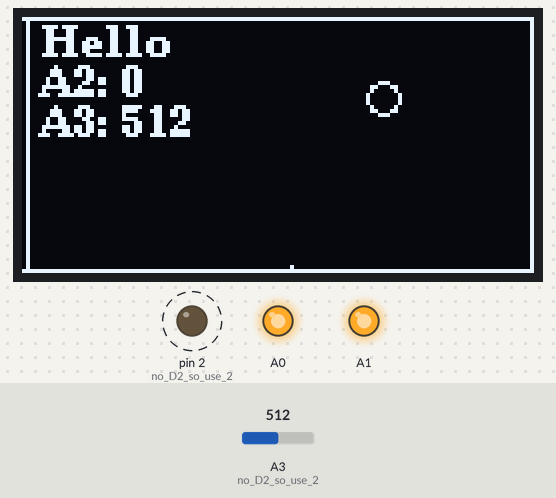
A sketch run on a simulated Arduino Uno, built with avr-gcc and run on an emulated ATmega328P. On the bench: 128×64 one-colour display, output pins drawn as LEDs (lit = HIGH). Dashed ring = blinking. Inputs (shaded band) come from the test bench; at power-on: A3 (no_D2_so_use_2) = 512. Random numbers use the default seed unless the sketch sets one; what the sketch prints to the serial monitor is not drawn.

Above: at 2.8 s.
2.9 s: A3 (no_D2_so_use_2) set to 716
At 3.8 s:
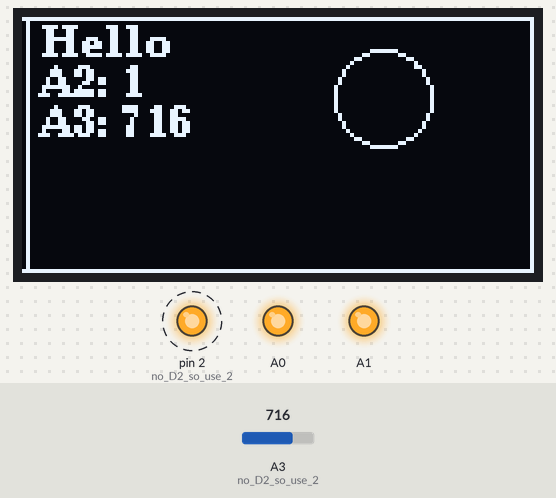
6.5 s: A3 (no_D2_so_use_2) set to 900
At 7.5 s:
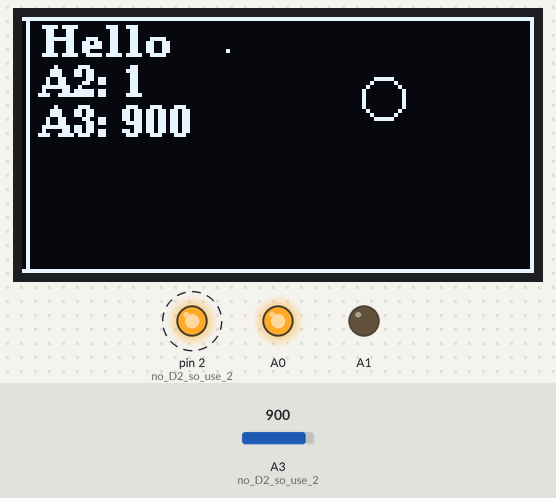
10.6 s: A3 (no_D2_so_use_2) set to 1023
At 16.8 s:
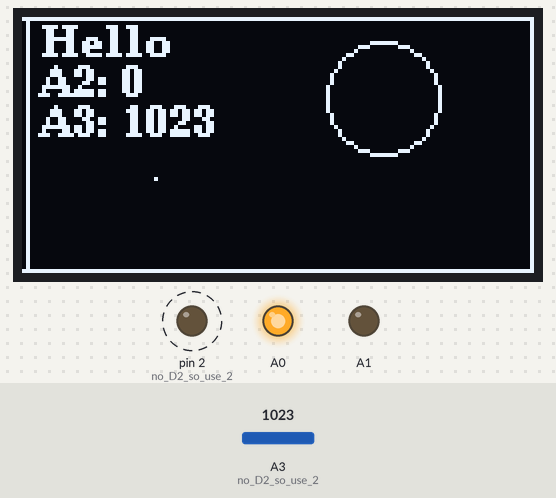
Timing chart, 0 to 19.5 s (numbered marks = the images above; inputs shaded):
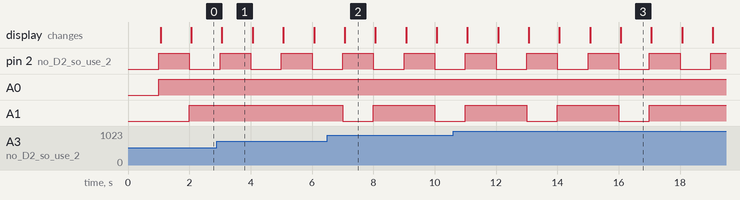

Measured:
- by itself, pin 2 (no_D2_so_use_2): alternates HIGH for 1.0 s and LOW for 1.0 s
- by itself, A1: alternates HIGH for 2.0 s and LOW for 1.0 s
- what the display in image 1 shows lasts 1.0 s, from 3.1 s to 4.1 s

The sketch:

xiao-pcb05.ino
```cpp
// (licence header left out)
#include <Arduino.h>  // only needed for https://platformio.org/

#include <U8g2lib.h>


// works
U8G2_SSD1306_128X64_NONAME_F_HW_I2C u8g2(U8G2_R0, /* reset=*/ U8X8_PIN_NONE);   //(rotation, clock, data [, reset])

// makes it 128 x 32 if you want that
//U8G2_SSD1306_128X64_ALT0_F_HW_I2C u8g2(U8G2_R0, /* reset=*/ U8X8_PIN_NONE); // SSD1306 and SSD1308Z are compatible
//
// Not yet tested, for Portenta Breakout Board
// U8G2_SSD1306_128X64_NONAME_F_HW_I2C u8g2(U8G2_R0, PH_7, PH_8,    /* reset=*/ U8X8_PIN_NONE);   // I2C0 default //(rotation, clock, data [, reset])
// U8G2_SSD1306_128X64_NONAME_F_HW_I2C u8g2(U8G2_R0, PB_6, PB_7,    /* reset=*/ U8X8_PIN_NONE);   // I2C1
// U8G2_SSD1306_128X64_NONAME_F_HW_I2C u8g2(U8G2_R0,  PH_11, PH_12, /* reset=*/ U8X8_PIN_NONE);   // I2C2

int myDelay = 1000;   // non-block delay in milliseconds
unsigned long myStart;


void setup(void) {
  myStart = millis();   // set delay

  // Don't declare DAC A0 if you want jit to work.
  pinMode(1, OUTPUT);  // no D2 so use 2
  pinMode(2, OUTPUT);  // no D2 so use 2
  //pinMode(A3, INPUT_PULLDOWN);  // no D2 so use 2
  pinMode(A3, INPUT);  // no D2 so use 2
  u8g2.begin();
  Serial.begin(115200);

  // wait for the serial monitor or 10 seconds
  while (!Serial && millis() < 10000 ){
    // do nothing for a bit to connect the monitor if you want
  };
  Serial.println();
  Serial.println("Hello PCB testing");

  // For DAC pin A0
  // analogWriteResolution(10); // Set analog out resolution to max, 8bits, 10-bits, 12 bits
  // analogReadResolution(10); // Set analog input resolution to max

}

void loop(void) {
  if ( (millis() - myStart ) >= myDelay) {
     myStart = millis();      //  reset the delay time

    analogWrite(A0, random(524)+500 );  // DAC pin max 1023

    analogWrite(A1, random(200)+56 );  // PWM pin max 255

    digitalWrite(2,!digitalRead(2)); // either on or off 1 or 0


    String myA2 = "A2: "+String(digitalRead(2));
    int myA2Length = myA2.length() + 1;
    char myA2Char[myA2Length];
    myA2.toCharArray(myA2Char, myA2Length);

    String myA3 = "A3: "+String(analogRead(A3));
    int myA3Length = myA3.length() + 1;
    char myA3Char[myA3Length];
    myA3.toCharArray(myA3Char, myA3Length);

    Serial.println("-----");
    Serial.println(myA2);
    Serial.println(myA3);


    u8g2.clearBuffer();                   // clear the internal memory
    u8g2.setFont(u8g2_font_ncenB08_tr);
    // FONTS to try
    // u8g2_font_ncenB08_tr           // normal
    // u8g2_font_u8glib_4_tf          // small
    // u8g2_font_ncenB18_tr           // bigger
    // u8g2_font_pieceofcake_mel_tr   // weird
    // u8g2_font_ncenB08_tr           // skinny
    // u8g2_font_unifont_t_symbols    // stretched
    // FONT LIST at
    //https://github.com/olikraus/u8g2/wiki/fntlistall

    // u8g2.setFontDirection(random(3)); // 0, normal, 1,2,3 rotate by 90 degrees
    u8g2.drawPixel(random(128), random(64));

    u8g2.drawLine(  0,0,  127,0);        // horizontal top
    u8g2.drawLine(  0,63, 127,63);        // horizontal bottom
    u8g2.drawLine(127,0,  127,63);        // vertical right
    u8g2.drawLine(  1,0,    1,63);            // vertical left

    u8g2.drawCircle(90,20, random(15)); // Circle center x,y,  random radius
    u8g2.drawStr(5,10, "Hello" );  // write something to the internal memory


    u8g2.drawStr(5,20, myA2Char);
    u8g2.drawStr(5,30, myA3Char);

    u8g2.sendBuffer();                  // transfer internal memory to the display
  } // end timer
}
```
